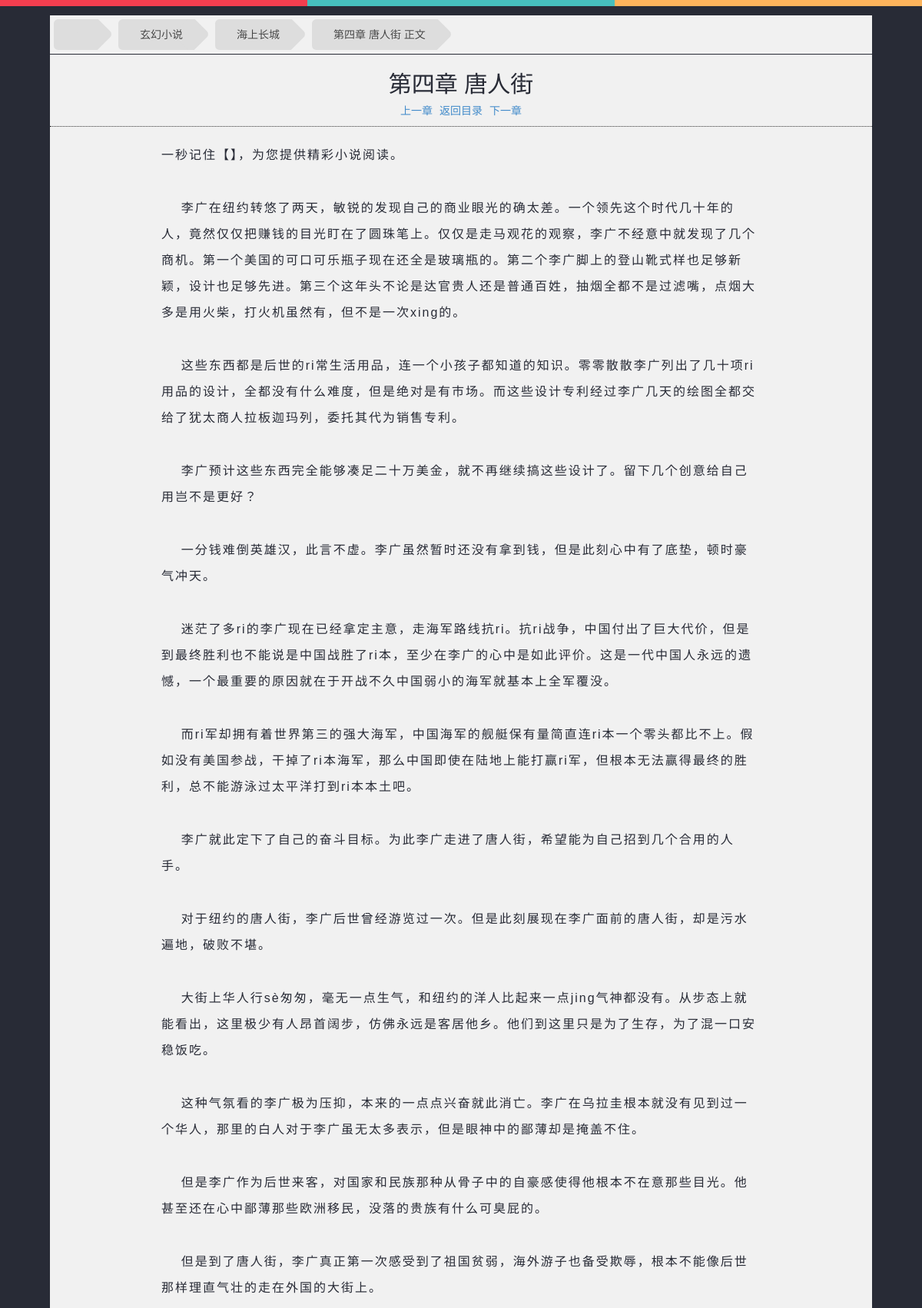
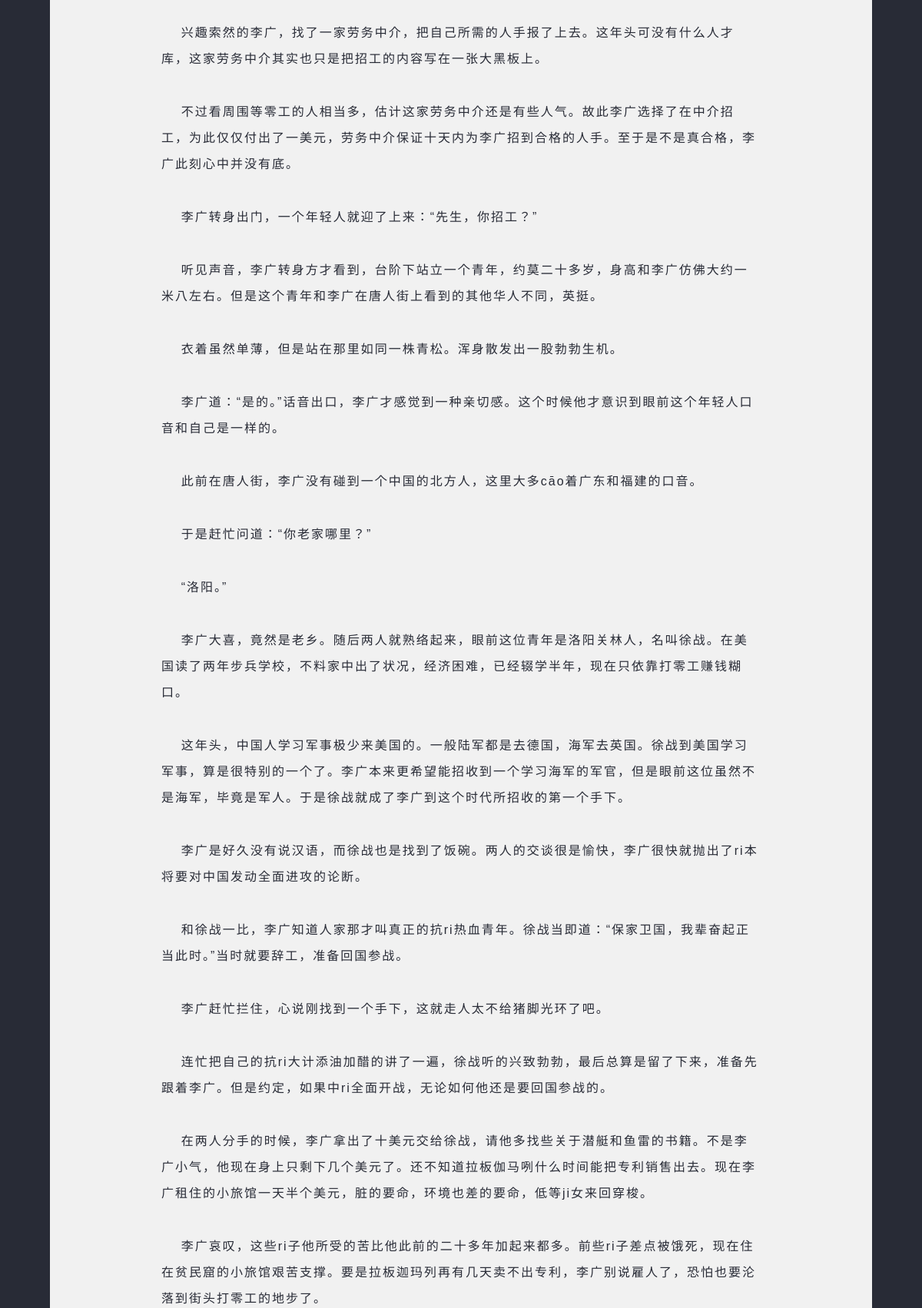
/book/haishangchangcheng/11005.html (upper part), run on the app's committed database (2 pictures, top to bottom).
### novel/models.py (models this page shows, shortened)
@python_2_unicode_compatible
class Novel(models.Model):
    category = models.ForeignKey(Category)
    name = models.CharField(u"小说名",max_length=100,db_index=True)
    alias = models.CharField(u"小说拼音",max_length=100,unique=True,db_index=True,blank=True)
    author = models.CharField(u'作者',max_length=50,blank=True)
    description = models.TextField(u"小说简介",blank=True)
    is_over = models.BooleanField(u"小说是否完结",blank=True)
    image = models.ImageField(u"封面图片",upload_to='novel_cover',max_length=255,blank=True)
    hot = models.IntegerField(db_index=True,default=1)
    create_time = models.DateTimeField(auto_now_add=True)
    update_time = models.DateTimeField(auto_now=True)
    start_url = models.CharField(u"采集起始URL",max_length=255,blank=True)
    spider_class = models.CharField(u"采集类",max_length=20,blank=True)
    interval = models.SmallIntegerField(u"采集间隔",blank=True)
    seo_title = models.CharField(u"SEO标题",max_length=255,blank=True)
    seo_keyword = models.CharField(u"SEO关键字",max_length=255,blank=True)
    seo_description = models.TextField(u"SEO描述",blank=True)
    @property
    def get_novel_url(self):
        return '/book/%s' % self.alias
    class Meta:
        ordering = ['-hot']

@python_2_unicode_compatible
class Category(models.Model):
    name = models.CharField(max_length=50)
    alias = models.CharField(max_length=100,unique=True)
    @property
    def get_category_url(self):
        return '/cat/%s' % self.alias

@python_2_unicode_compatible
class Chapter(models.Model):
    novel = models.ForeignKey(Novel)
    name = models.CharField(r'章节名',max_length=255)
    content = HTMLField(u'内容')
    volume = models.SmallIntegerField(default=1)
    volume_name = models.CharField(max_length=50,default=u'正文')
    order = models.IntegerField(unique=True,db_index=True)
    update_time = models.DateTimeField(auto_now=True)
    @property
    def get_chapter_url(self):
        return '/book/%s/%s.html' %(self.novel.alias,self.order)
    @property
    def next_chapter(self):
        next = Chapter.objects.filter(novel=self.novel,order__gt = self.order).order_by('order')
        return next[0].get_chapter_url if next else ""
    @property
    def prev_chapter(self):
        prev = Chapter.objects.filter(novel=self.novel,order__lt = self.order).latest('order')
        return prev.get_chapter_url if prev else ""
    class Meta:
        ordering = ['order']
        index_together = [
            ['novel','order']
        ]

### novel/views.py (the view)
# urls.py: url(r'^book/(?P<book_alias>[A-Za-z]+)/(?P<chapter_id>\d+)\.html$',views.chapter,name='chapter'),
def chapter(request,book_alias,chapter_id):
    book = get_object_or_404(Novel,alias = book_alias)
    chapter = get_object_or_404(Chapter,novel = book,order = chapter_id)
    return render_to_response('chapter.html',{'chapter':chapter,'book':book},context_instance=RequestContext(request))

### novel/processor.py (called while the page is built)
def my_processor(request):
    seo = SEO.objects.all()
    if seo:
        seo = seo[0]
        return dict(
            category_list = Category.objects.all(),
            site_name = seo.site_name,
            site_sub_name = seo.site_sub_name,
            tongji = seo.tongji,
            google = seo.google,
            link_list = Links.objects.all(),
            seo = seo,
        )
    else:
        return dict(
            category_list = Category.objects.all(),
            link_list = Links.objects.all(),
        )

### dnovel/templates/chapter.html (shortened to what this page needs)
{% extends "base.html" %}
{% block body %}
    <body style="background:#282b36 repeat-x scroll 0 0">
    {% block line %}
        {{ block.super }}
    {% endblock %}
    {% block content %}
        <div class="container" style="width: 1070px">
            <div class="row" style="background-color: #f1f1f1;margin-top: 20px;padding: 5px 5px 5px 5px;">
                <ul id="breadcrumbs-three" class="list-unstyled" style="margin-bottom: 0;">
                    <li>
                        <a href="/"><span class="glyphicon glyphicon-home"></span></a>
                    </li>
                    <li><a href="{{ book.category.get_category_url }}">{{ book.category.name }}</a></li>
                    <li><a href="{{ book.get_novel_url }}">{{ book.name }}</a></li>
                    <li><a href="#">{{ chapter.name }} 正文</a></li>
                </ul>
            </div>
            <div class="row" style="background-color: #f1f1f1;margin-top: 1px;margin-bottom: 20px;">
                <h2 class="text-center">{{ chapter.name }}</h2>
                <p class="text-center">
                    <a href="{{ chapter.prev_chapter }}">上一章</a>
                    <a href="{{ book.get_novel_url }}" STYLE="margin-left: 5px;margin-right: 5px">返回目录</a>
                    <a href="{{ chapter.next_chapter }}">下一章</a>
                </p>
                <hr style="border-top: 1px dotted #333333;margin-top: 5px"/>
                <div class="chapter-content">
                    {{ chapter.content|safe }}
                </div>
            </div>
        </div>
    {% endblock %}
    </body>
{% endblock %}

### dnovel/static/main.css (style rules this page uses)
body { color: #282B36; font-family: 'Microsoft Yahei', 宋体, 微软雅黑, Arial, 'Lucida Grande', Tahoma, sans-serif }
.chapter-content { width: 780px; margin: 0 auto; line-height: 28px; font-size: 16px; }
#breadcrumbs-three { overflow: hidden; width: 100%; }
#breadcrumbs-three li { float: left; margin: 0 2em 0 0; }
#breadcrumbs-three a { padding: .7em 1em .7em 2em; float: left; text-decoration: none; color: #444; background: #ddd; position: relative; z-index: 1; text-shadow: 0 1px 0 rgba(255,255,255,.5); -moz-border-radius: .4em 0 0 .4em; -webkit-border-radius: .4em 0 0 .4em; border-radius: .4em 0 0 .4em; }
#breadcrumbs-three a::after { background: #ddd; content: ""; height: 2.5em; margin-top: -1.25em; position: absolute; right: -1em; top: 50%; width: 2.5em; z-index: -1; -webkit-transform: rotate(45deg); -moz-transform: rotate(45deg); -ms-transform: rotate(45deg); -o-transform: rotate(45deg); transform: rotate(45deg); -moz-border-radius: .4em; -webkit-border-radius: .4em; border-radius: .4em; }
.chapter-content p { font-size: 16px; line-height: 34px; letter-spacing: 2px; margin-bottom: 35px; }

### data on the page
Novel: category.name "玄幻小说", name "海上长城"
Chapter: name "第四章 唐人街", content "一秒记住【】，为您提供精彩小说阅读。 李广在纽约转悠了两天，敏锐的发现自己的商业眼光的确太差。一个领先这个时代几十年的人，竟然仅仅把赚钱的目光盯在了圆珠笔上。仅仅是走马观花的观察，李广不经意中就发现了几个商机。第一个美国的可口可乐瓶子现在还全是玻璃瓶的。第二个李广脚上的登山靴式样也足够新颖，设计也足够先进。第三个这年头不论是达官贵人还是普通百姓，抽烟全都不是过滤嘴，点烟大多是用火柴，打火机虽然有，但不是一次xing的。 这些东西都是后世的ri常生活用品，连一个小孩子都知道的知识。零零散散李广列出了几十项ri用品的设计，全都没有什么难度，但是绝对是有市场。而这些设计专利经过李广几天的绘图全都交给了犹太商人拉板迦玛列，委托其代为销售专利。 李广预计这些东西完全能够凑足二十万美金，就不再继续搞这些设计了。留下几个创意给自己用岂不是更好？ 一分钱难倒英雄汉，此言不虚。李广虽然暂时还没有拿到钱，但是此刻心中有了底垫，顿时豪气冲天。 迷茫了多ri的李广现在已经拿定主意，走海军路线抗ri。抗ri战争，中国付出了巨大代价，但是到最终胜利也不能说是中国战胜了ri本，至少在李广的心中是如此评价。这是一代中国人永远的遗憾，一个最重要的原因就在于开战不久中国弱小的海军就基本上全军覆没。 而ri军却拥有着世界第三的强大海军，中国海军的舰艇保有量简直连ri本一个零头都比不上。假如没有美国参战，干掉了ri本海军，那么中国即使在陆地上能打赢ri军，但根本无法赢得最终的胜利，总不能游泳过太平洋打到ri本本土吧。 李广就此定下了自己的奋斗目标。为此李广走进了唐人街，希望能为自己招到几个合用的人手。…"
